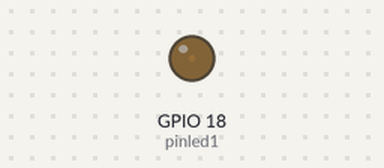
This sketch was run on a simulated ESP32. Parts: output pins drawn as LEDs (lit = HIGH).

Above: at 0.05 s.
At 2.15 s:
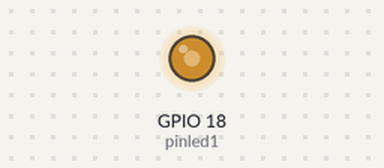
At 3.45 s:
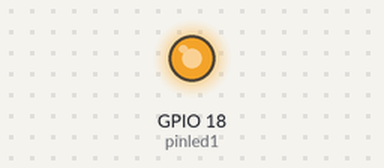
At 6.9 s:
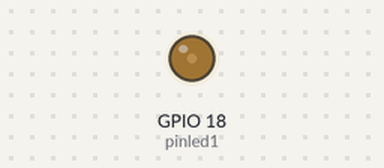
Timing chart, 0 to 10.0 s (numbered marks = the images above):
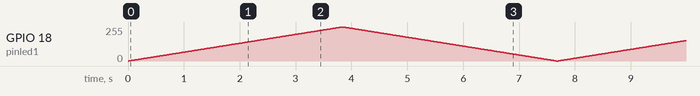

The sketch:

esp32_led_pwm.ino
```cpp
//LED control with PWM
const int pinled1=18; //led pin GPIO18

void setup() {
  pinMode(pinled1,OUTPUT);
}

void loop() {
  // increase LED brightness
  for(int dutyCycle = 0; dutyCycle <= 255; dutyCycle++){
    // changing the LED brightness with PWM
    analogWrite(pinled1, dutyCycle);
    delay(15);
  }
  // decrease the LED brightness
  for(int dutyCycle = 255; dutyCycle >= 0; dutyCycle--){
    // changing the LED brightness with PWM
    analogWrite(pinled1, dutyCycle);
    delay(15);
  }
}
```
